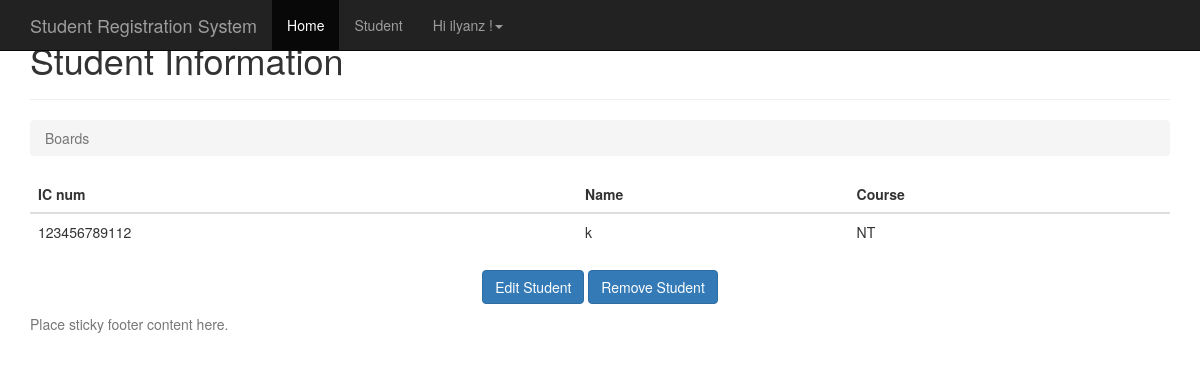
The page /11/ (signed in) on the database as committed earlier.
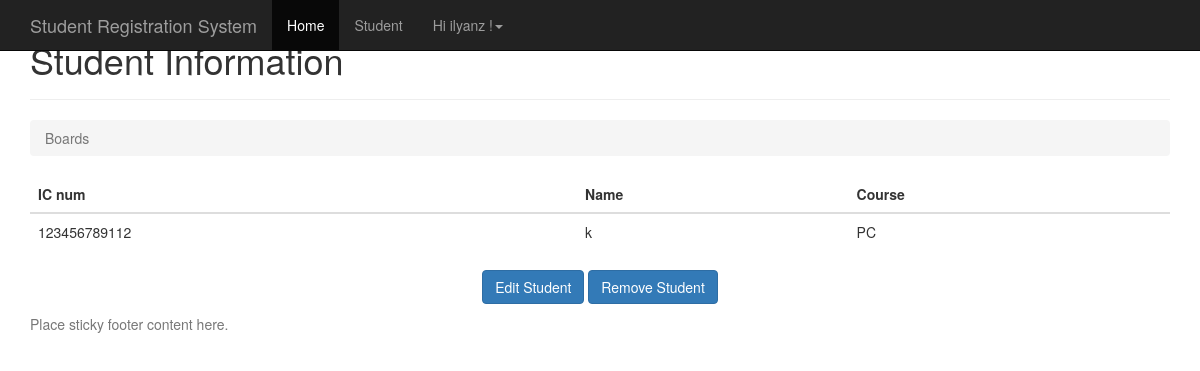
The same page on the database as committed later.
### student/models.py (models this page shows, shortened)
class Student(models.Model):
	PROGRAMMING = 'PR'
	NETWORKING = 'NT'
	PCTECH = 'PC'
	COURSE_CHOICES = (
		(PROGRAMMING, 'Programming'),
		(NETWORKING, 'Networking'),
		(PCTECH, 'PC Technichian'),
	)
	icnum = models.CharField('IC Number',max_length=12,unique=True,blank=False,null=False)
	name = models.CharField('Name',max_length=300,blank=False,null=False)
	course = models.CharField('Coursework',max_length=2,choices=COURSE_CHOICES,default=PCTECH)
	createdby = models.ForeignKey('auth.User',on_delete=models.CASCADE)
	created_date = models.DateTimeField('Created Date',auto_now_add=True)

### student/views.py (the view)
# urls.py: url(r'^(?P<pk>\d+)/$', views.student_detail, name='student_detail'),
@login_required(login_url='/accounts/login/')
def student_detail(request,pk):
    student = get_object_or_404(Student, pk=pk)
    return render(request, 'student/student_detail.html', {'student': student})

### templates/student/student_detail.html
{% extends 'base.html' %}
{% block content %}
      <div class="page-header">
        <h1>Student Information</h1>
      </div>
      <ol class="breadcrumb my-4">
        <li class="breadcrumb-item active">Boards</li>
      </ol>
      <table class="table">
        <thead class="thead-inverse">
          <tr>
            <th>IC num</th>
            <th>Name</th>
            <th>Course</th>
          </tr>
        </thead>
        <tbody>
            <tr>
              <td>
                {{ student.icnum }}
              </td>
              <td class="align-middle">{{ student.name }}</td>
              <td class="align-middle">{{ student.course }}</td>
            </tr>
        </tbody>
	  </table>
<p class="text-center">
      <a href="{% url 'student_edit' student.pk %}" class="btn btn-primary" >Edit Student</a>
      <a href="{% url 'student_remove' student.pk %}" class="btn btn-primary" >Remove Student</a>
    </p>
{% endblock %}

### templates/base.html (shortened to what this page needs)
{% load static %}
{% load i18n %}
<!DOCTYPE html>
<html lang="en">
  <head>
    <link href="http://getbootstrap.com/docs/3.3/dist/css/bootstrap.min.css" rel="stylesheet">
    <link href="http://getbootstrap.com/docs/3.3/assets/css/ie10-viewport-bug-workaround.css" rel="stylesheet">
    <link href="http://getbootstrap.com/docs/3.3/examples/sticky-footer-navbar/sticky-footer-navbar.css" rel="stylesheet">
  </head>
  <body>
    {% block navbar %}
    <nav class="navbar navbar-inverse navbar-fixed-top">
      <div class="container">
        <div class="navbar-header">
          <a class="navbar-brand" href="#">Student Registration System</a>
        </div>
        <div id="navbar" class="collapse navbar-collapse">
          <ul class="nav navbar-nav">
                {% block home_navbar %}
            <li class="active"><a href="/">Home</a></li>
            {% endblock %}
            {% block student_navbar %}
            <li><a href="{% url 'student_home' %}">Student</a></li>
            {% endblock %}
            {% block user_navbar %}
              {% if user.is_authenticated %}
                <li class="dropdown">
                  <a href="#" class="dropdown-toggle" data-toggle="dropdown" role="button" aria-haspopup="true" aria-expanded="false"></span> Hi {{ user.username }} !<span class="caret"></span></a>
                </li>
              {% else %}
                <li><a href="/accounts/login/">Sign In</a></li>
                <li><a href="/accounts/signup/">Sign Up</a></li>
              {% endif %}
            {% endblock %}
          </ul>
        </div>
      </div>
    </nav>
    {% endblock %}
    <div class="container">
      {% block content %}{% endblock %}
    </div>
    {% block footer %}
    <footer class="footer">
      <div class="container">
        <p class="text-muted">Place sticky footer content here.</p>
      </div>
    </footer>
    {% endblock %}
  </body>
</html>

Rows that differ between the two databases and show on the page:
changed Student: course "NT" → "PC"
